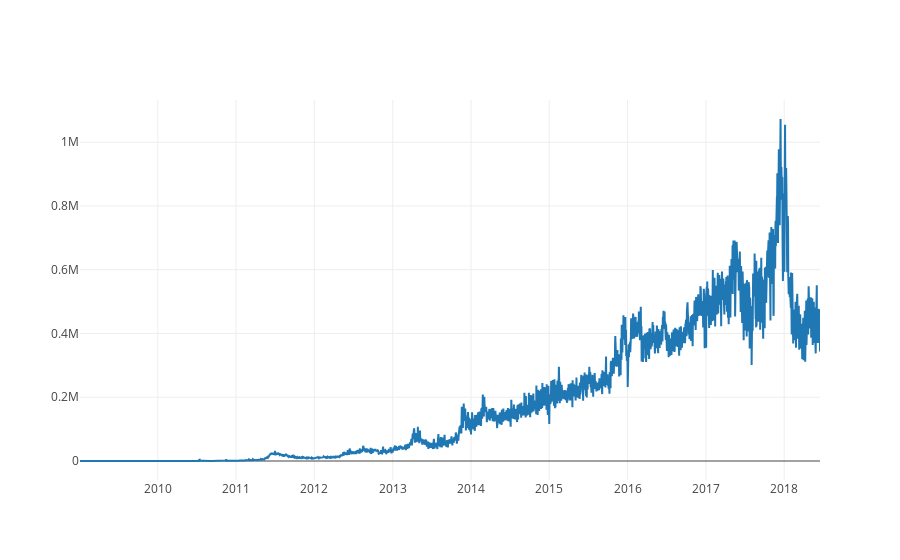

The cell this chart's notebook holds for it:
### Code cell
# Gráfico de las direcciones únicas de bitcoin utilizadas por dia
number_address_btc = go.Scatter(x=address_btc.index, y=address_btc.Value)
py.iplot([number_address_btc])

### Figure 1 — Plotly figure (JSON) as saved in the notebook; plotly's stock layout.template omitted (floating-point values rounded to 4 significant figures; data arrays with more than 128 entries replaced by an {"elided": "..."} marker saying what was removed)
{"data": [{"type": "scatter", "x": {"elided": "3453 str values"}, "y": {"elided": "3453 int values"}}], "layout": {}}
